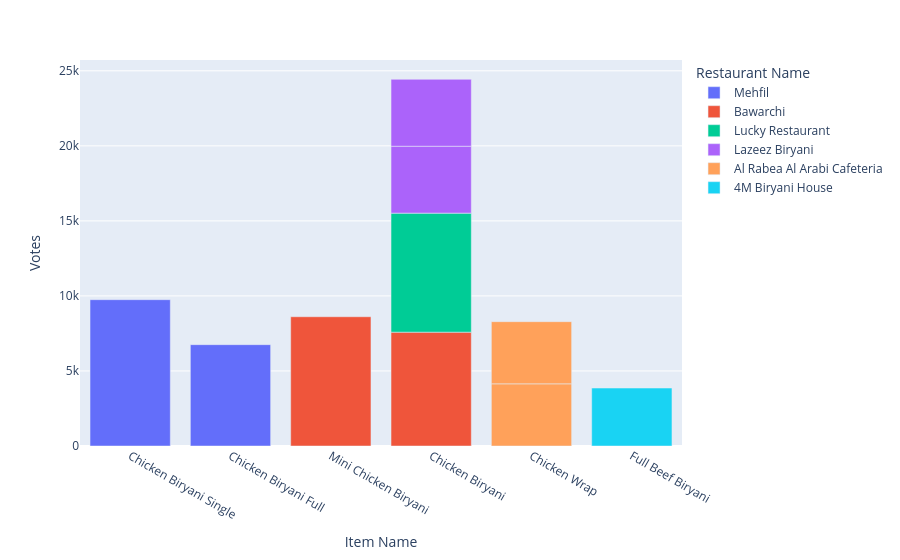

Source (notebook cell):
### Code cell
px.bar(data_frame=sorted_df[:10], x='Item Name', y='Votes', color='Restaurant Name')

### Figure 1 — Plotly figure (JSON) as saved in the notebook; plotly's stock layout.template omitted (floating-point values rounded to 4 significant figures)
{"data": [{"hovertemplate": "Restaurant Name=Mehfil<br>Item Name=%{x}<br>Votes=%{y}<extra></extra>", "legendgroup": "Mehfil", "marker": {"color": "#636efa", "pattern": {"shape": ""}}, "name": "Mehfil", "orientation": "v", "showlegend": true, "textposition": "auto", "type": "bar", "x": ["Chicken Biryani Single", "Chicken Biryani Full"], "xaxis": "x", "y": [9750, 6753], "yaxis": "y"}, {"hovertemplate": "Restaurant Name=Bawarchi<br>Item Name=%{x}<br>Votes=%{y}<extra></extra>", "legendgroup": "Bawarchi", "marker": {"color": "#EF553B", "pattern": {"shape": ""}}, "name": "Bawarchi", "orientation": "v", "showlegend": true, "textposition": "auto", "type": "bar", "x": ["Mini Chicken Biryani", "Chicken Biryani"], "xaxis": "x", "y": [8613, 7586], "yaxis": "y"}, {"hovertemplate": "Restaurant Name=Lucky Restaurant<br>Item Name=%{x}<br>Votes=%{y}<extra></extra>", "legendgroup": "Lucky Restaurant", "marker": {"color": "#00cc96", "pattern": {"shape": ""}}, "name": "Lucky Restaurant", "orientation": "v", "showlegend": true, "textposition": "auto", "type": "bar", "x": ["Chicken Biryani"], "xaxis": "x", "y": [7931], "yaxis": "y"}, {"hovertemplate": "Restaurant Name=Lazeez Biryani<br>Item Name=%{x}<br>Votes=%{y}<extra></extra>", "legendgroup": "Lazeez Biryani", "marker": {"color": "#ab63fa", "pattern": {"shape": ""}}, "name": "Lazeez Biryani", "orientation": "v", "showlegend": true, "textposition": "auto", "type": "bar", "x": ["Chicken Biryani", "Chicken Biryani"], "xaxis": "x", "y": [4459, 4459], "yaxis": "y"}, {"hovertemplate": "Restaurant Name=Al Rabea Al Arabi Cafeteria<br>Item Name=%{x}<br>Votes=%{y}<extra></extra>", "legendgroup": "Al Rabea Al Arabi Cafeteria", "marker": {"color": "#FFA15A", "pattern": {"shape": ""}}, "name": "Al Rabea Al Arabi Cafeteria", "orientation": "v", "showlegend": true, "textposition": "auto", "type": "bar", "x": ["Chicken Wrap", "Chicken Wrap"], "xaxis": "x", "y": [4142, 4142], "yaxis": "y"}, {"hovertemplate": "Restaurant Name=4M Biryani House<br>Item Name=%{x}<br>Votes=%{y}<extra></extra>", "legendgroup": "4M Biryani House", "marker": {"color": "#19d3f3", "pattern": {"shape": ""}}, "name": "4M Biryani House", "orientation": "v", "showlegend": true, "textposition": "auto", "type": "bar", "x": ["Full Beef Biryani"], "xaxis": "x", "y": [3862], "yaxis": "y"}], "layout": {"barmode": "relative", "legend": {"title": {"text": "Restaurant Name"}, "tracegroupgap": 0}, "margin": {"t": 60}, "xaxis": {"anchor": "y", "domain": [0, 1], "title": {"text": "Item Name"}}, "yaxis": {"anchor": "x", "domain": [0, 1], "title": {"text": "Votes"}}}}
